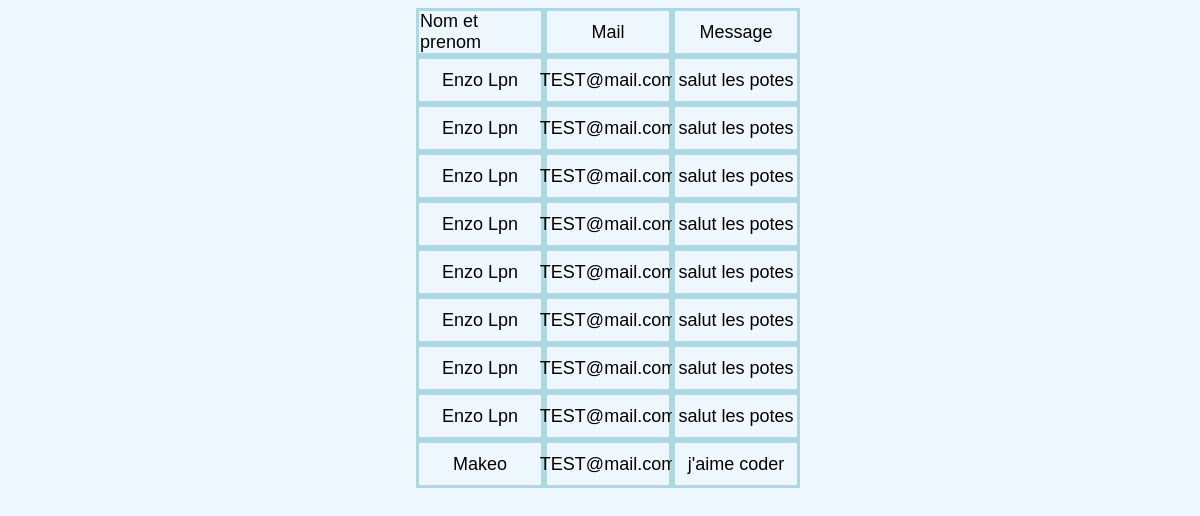
/TraitTest.php, run on the app's committed database.
### tables this page shows
CREATE TABLE `infos` (
  `Nom_prenom` varchar(100) NOT NULL,
  `Mail` varchar(100) NOT NULL,
  `Msg` text NOT NULL,
  `Id_User` int NOT NULL
);

### TraitTest.php (the view, shortened to what this page needs)
<!DOCTYPE html>
<hmtl>
    <head>
        <link rel="stylesheet" href="./style.css">
    </head>
    <body>
        <?php
        try {
            $bdd = new PDO('mysql:host=localhost;dbname=test_makeo;charset=utf8', "root", '');
        } catch (Exception $e) {
            die('Erreur : ' . $e->getMessage());
        }
        $request = $bdd->query("SELECT * from infos");
        ?>
        <div class="tab">
            <table>
                <tr>
                    <td>Nom et prenom</td>
                    <td>Mail</td>
                    <td>Message</td>
                </tr>
                <?php
                while ($ligne = $request->fetch()) {
                    ?>
                    <tr>
                        <td>
                            <?php echo $ligne['Nom_prenom'] ?>
                        </td>
                        <td>
                            <?php echo $ligne['Mail'] ?>
                        </td>
                        <td>
                            <?php echo $ligne['Msg'] ?>
                        </td>
                    </tr>
                    <?php
                }
                ?>
            </table>
        </div>
    </body>
</hmtl>

### style.css (style rules this page uses)
* { font-size: large; background-color: aliceblue; font-family: "Franklin Gothic Medium", "Arial Narrow", Arial, sans-serif; }
.tab { display: flex; flex-direction: column; justify-content: center; align-items: center; width: 100vw; }
.tab table { display: flex; flex-direction: column; }
.tab table tr { display: flex; flex-direction: row; }
.tab table tr td { height: 2em; border: solid lightblue 3px; width: 10vw; height: 5vh; display: flex; justify-content: center; align-items: center; }

### data on the page
infos: Nom_prenom "Enzo Lpn", Mail "TEST@mail.com", Msg "salut les potes"
infos: Nom_prenom "Enzo Lpn", Mail "TEST@mail.com", Msg "salut les potes"
infos: Nom_prenom "Enzo Lpn", Mail "TEST@mail.com", Msg "salut les potes"
infos: Nom_prenom "Enzo Lpn", Mail "TEST@mail.com", Msg "salut les potes"
infos: Nom_prenom "Enzo Lpn", Mail "TEST@mail.com", Msg "salut les potes"
infos: Nom_prenom "Enzo Lpn", Mail "TEST@mail.com", Msg "salut les potes"
infos: Nom_prenom "Enzo Lpn", Mail "TEST@mail.com", Msg "salut les potes"
infos: Nom_prenom "Enzo Lpn", Mail "TEST@mail.com", Msg "salut les potes"
infos: Nom_prenom "Makeo", Mail "TEST@mail.com", Msg "j'aime coder"
